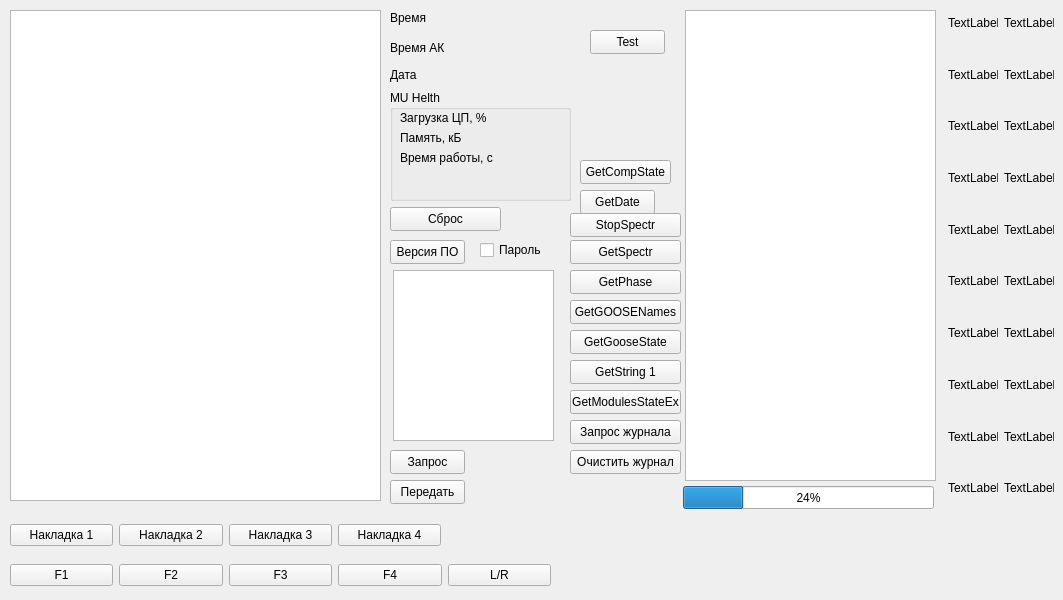
    <widget class="QWidget" name="tab_4">
     <attribute name="title">
      <string>Настройки</string>
     </attribute>
     <widget class="QTableWidget" name="SettingstableWidget">
      <property name="geometry">
       <rect>
        <x>10</x>
        <y>10</y>
        <width>371</width>
        <height>491</height>
       </rect>
      </property>
     </widget>
     <widget class="QPushButton" name="pushButton_2">
      <property name="geometry">
       <rect>
        <x>390</x>
        <y>450</y>
        <width>75</width>
        <height>24</height>
       </rect>
      </property>
      <property name="text">
       <string>Запрос</string>
      </property>
     </widget>
     <widget class="QPushButton" name="pushButton_5">
      <property name="geometry">
       <rect>
        <x>390</x>
        <y>480</y>
        <width>75</width>
        <height>24</height>
       </rect>
      </property>
      <property name="text">
       <string>Передать</string>
      </property>
     </widget>
     <widget class="QLabel" name="time_label">
      <property name="geometry">
       <rect>
        <x>390</x>
        <y>10</y>
        <width>200</width>
        <height>16</height>
       </rect>
      </property>
      <property name="text">
       <string>Время</string>
      </property>
     </widget>
     <widget class="QLabel" name="date_label">
      <property name="geometry">
       <rect>
        <x>390</x>
        <y>67</y>
        <width>200</width>
        <height>16</height>
       </rect>
      </property>
      <property name="text">
       <string>Дата</string>
      </property>
     </widget>
     <widget class="QLabel" name="ak_time_label">
      <property name="geometry">
       <rect>
        <x>390</x>
        <y>40</y>
        <width>200</width>
        <height>16</height>
       </rect>
      </property>
      <property name="text">
       <string>Время АК </string>
      </property>
     </widget>
     <widget class="QCheckBox" name="checkBox">
      <property name="geometry">
       <rect>
        <x>480</x>
        <y>240</y>
        <width>76</width>
        <height>20</height>
       </rect>
      </property>
      <property name="text">
       <string>Пароль</string>
      </property>
     </widget>
     <widget class="QPushButton" name="pushButton_6">
      <property name="geometry">
       <rect>
        <x>570</x>
        <y>450</y>
        <width>111</width>
        <height>24</height>
       </rect>
      </property>
      <property name="text">
       <string>Очистить журнал</string>
      </property>
     </widget>
     <widget class="QListWidget" name="LOGlistWidget">
      <property name="geometry">
       <rect>
        <x>685</x>
        <y>10</y>
        <width>251</width>
        <height>471</height>
       </rect>
      </property>
     </widget>
     <widget class="QPushButton" name="pushButton_7">
      <property name="geometry">
       <rect>
        <x>570</x>
        <y>420</y>
        <width>111</width>
        <height>24</height>
       </rect>
      </property>
      <property name="text">
       <string>Запрос журнала</string>
      </property>
     </widget>
     <widget class="QPushButton" name="pushButton_8">
      <property name="geometry">
       <rect>
        <x>390</x>
        <y>240</y>
        <width>75</width>
        <height>24</height>
       </rect>
      </property>
      <property name="text">
       <string>Версия ПО</string>
      </property>
     </widget>
     <widget class="QListWidget" name="FWlistWidget">
      <property name="geometry">
       <rect>
        <x>393</x>
        <y>270</y>
        <width>161</width>
        <height>171</height>
       </rect>
      </property>
     </widget>
     <widget class="QWidget" name="formLayoutWidget_2">
      <property name="geometry">
       <rect>
        <x>948</x>
        <y>0</y>
        <width>106</width>
        <height>511</height>
       </rect>
      </property>
      <layout class="QGridLayout" name="gridLayout_3">
       <item row="0" column="0">
        <widget class="QLabel" name="LED_Maniplabel">
         <property name="text">
          <string>TextLabel</string>
         </property>
         <property name="scaledContents">
          <bool>true</bool>
         </property>
        </widget>
       </item>
       <item row="0" column="1">
        <widget class="QLabel" name="LED_5Vlabel">
         <property name="text">
          <string>TextLabel</string>
         </property>
         <property name="scaledContents">
          <bool>true</bool>
         </property>
        </widget>
       </item>
       <item row="1" column="0">
        <widget class="QLabel" name="LED_Ostanovlabel">
         <property name="text">
          <string>TextLabel</string>
         </property>
         <property name="scaledContents">
          <bool>true</bool>
         </property>
        </widget>
       </item>
       <item row="1" column="1">
        <widget class="QLabel" name="LED_24Vlabel">
         <property name="text">
          <string>TextLabel</string>
         </property>
         <property name="scaledContents">
          <bool>true</bool>
         </property>
        </widget>
       </item>
       <item row="2" column="0">
        <widget class="QLabel" name="LED_PuskPRDlabel">
         <property name="text">
          <string>TextLabel</string>
         </property>
         <property name="scaledContents">
          <bool>true</bool>
         </property>
        </widget>
       </item>
       <item row="2" column="1">
        <widget class="QLabel" name="LED_PuskUMlabel">
         <property name="text">
          <string>TextLabel</string>
         </property>
         <property name="scaledContents">
          <bool>true</bool>
         </property>
        </widget>
       </item>
       <item row="3" column="0">
        <widget class="QLabel" name="LED_PuskRZlabel">
         <property name="text">
          <string>TextLabel</string>
         </property>
         <property name="scaledContents">
          <bool>true</bool>
         </property>
        </widget>
       </item>
       <item row="3" column="1">
        <widget class="QLabel" name="LED_PRMlabel">
         <property name="text">
          <string>TextLabel</string>
         </property>
         <property name="scaledContents">
          <bool>true</bool>
         </property>
        </widget>
       </item>
       <item row="4" column="0">
        <widget class="QLabel" name="LED_PUSKDFZlabel">
         <property name="text">
          <string>TextLabel</string>
         </property>
         <property name="scaledContents">
          <bool>true</bool>
         </property>
        </widget>
       </item>
       <item row="4" column="1">
        <widget class="QLabel" name="LED_AKlabel">
         <property name="text">
          <string>TextLabel</string>
         </property>
         <property name="scaledContents">
          <bool>true</bool>
         </property>
        </widget>
       </item>
       <item row="5" column="0">
        <widget class="QLabel" name="LED_WorkDFZlabel">
         <property name="text">
          <string>TextLabel</string>
         </property>
         <property name="scaledContents">
          <bool>true</bool>
         </property>
        </widget>
       </item>
       <item row="5" column="1">
        <widget class="QLabel" name="LED_VvodDFZlabel">
         <property name="text">
          <string>TextLabel</string>
         </property>
         <property name="scaledContents">
          <bool>true</bool>
         </property>
        </widget>
       </item>
       <item row="6" column="0">
        <widget class="QLabel" name="LED_WorkRZlabel">
         <property name="text">
          <string>TextLabel</string>
         </property>
         <property name="scaledContents">
          <bool>true</bool>
         </property>
        </widget>
       </item>
       <item row="6" column="1">
        <widget class="QLabel" name="LED_VvodRZlabel">
         <property name="text">
          <string>TextLabel</string>
         </property>
         <property name="scaledContents">
          <bool>true</bool>
         </property>
        </widget>
       </item>
       <item row="7" column="0">
        <widget class="QLabel" name="LED_WorkKAlabel">
         <property name="text">
          <string>TextLabel</string>
         </property>
         <property name="scaledContents">
          <bool>true</bool>
         </property>
        </widget>
       </item>
       <item row="7" column="1">
        <widget class="QLabel" name="LED_VvodKAlabel">
         <property name="text">
          <string>TextLabel</string>
         </property>
         <property name="scaledContents">
          <bool>true</bool>
         </property>
        </widget>
       </item>
       <item row="8" column="0">
        <widget class="QLabel" name="LED_UROVlabel">
         <property name="text">
          <string>TextLabel</string>
         </property>
         <property name="scaledContents">
          <bool>true</bool>
         </property>
        </widget>
       </item>
       <item row="8" column="1">
        <widget class="QLabel" name="LED_Preduprlabel">
         <property name="text">
          <string>TextLabel</string>
         </property>
         <property name="scaledContents">
          <bool>true</bool>
         </property>
        </widget>
       </item>
       <item row="9" column="0">
        <widget class="QLabel" name="LED_BlockPRDlabel">
         <property name="text">
          <string>TextLabel</string>
         </property>
         <property name="scaledContents">
          <bool>true</bool>
         </property>
        </widget>
       </item>
       <item row="9" column="1">
        <widget class="QLabel" name="LED_Avarlabel">
         <property name="text">
          <string>TextLabel</string>
         </property>
         <property name="scaledContents">
          <bool>true</bool>
         </property>
        </widget>
       </item>
      </layout>
     </widget>
     <widget class="QProgressBar" name="LogReadprogressBar">
      <property name="geometry">
       <rect>
        <x>683</x>
        <y>486</y>
        <width>251</width>
        <height>23</height>
       </rect>
      </property>
      <property name="value">
       <number>24</number>
      </property>
     </widget>
     <widget class="QPushButton" name="pushButton_11">
      <property name="geometry">
       <rect>
        <x>390</x>
        <y>207</y>
        <width>111</width>
        <height>24</height>
       </rect>
      </property>
      <property name="text">
       <string>Сброс</string>
      </property>
     </widget>
     <widget class="QGroupBox" name="MUHelth_groupBox">
      <property name="geometry">
       <rect>
        <x>390</x>
        <y>90</y>
        <width>181</width>
        <height>111</height>
       </rect>
      </property>
      <property name="title">
       <string>MU Helth</string>
      </property>
      <widget class="QLabel" name="CPLoadlabel">
       <property name="geometry">
        <rect>
         <x>10</x>
         <y>20</y>
         <width>151</width>
         <height>16</height>
        </rect>
       </property>
       <property name="text">
        <string>Загрузка ЦП, %</string>
       </property>
      </widget>
      <widget class="QLabel" name="MemMUlabel">
       <property name="geometry">
        <rect>
         <x>10</x>
         <y>40</y>
         <width>141</width>
         <height>16</height>
        </rect>
       </property>
       <property name="text">
        <string>Память, кБ</string>
       </property>
      </widget>
      <widget class="QLabel" name="OnTimeMUlabel">
       <property name="geometry">
        <rect>
         <x>10</x>
         <y>60</y>
         <width>131</width>
         <height>16</height>
        </rect>
       </property>
       <property name="text">
        <string>Время работы, с</string>
       </property>
      </widget>
     </widget>
     <widget class="QPushButton" name="pushButton_18">
      <property name="geometry">
       <rect>
        <x>570</x>
        <y>390</y>
        <width>111</width>
        <height>24</height>
       </rect>
      </property>
      <property name="text">
       <string>GetModulesStateEx</string>
      </property>
     </widget>
     <widget class="QPushButton" name="pushButton_19">
      <property name="geometry">
       <rect>
        <x>570</x>
        <y>360</y>
        <width>111</width>
        <height>24</height>
       </rect>
      </property>
      <property name="text">
       <string>GetString 1</string>
      </property>
     </widget>
     <widget class="QPushButton" name="pushButton_20">
      <property name="geometry">
       <rect>
        <x>570</x>
        <y>330</y>
        <width>111</width>
        <height>24</height>
       </rect>
      </property>
      <property name="text">
       <string>GetGooseState</string>
      </property>
     </widget>
     <widget class="QPushButton" name="pushButton_21">
      <property name="geometry">
       <rect>
        <x>570</x>
        <y>300</y>
        <width>111</width>
        <height>24</height>
       </rect>
      </property>
      <property name="text">
       <string>GetGOOSENames</string>
      </property>
     </widget>
     <widget class="QPushButton" name="pushButton_22">
      <property name="geometry">
       <rect>
        <x>590</x>
        <y>30</y>
        <width>75</width>
        <height>24</height>
       </rect>
      </property>
      <property name="text">
       <string>Test</string>
      </property>
     </widget>
     <widget class="QPushButton" name="pushButton_23">
      <property name="geometry">
       <rect>
        <x>570</x>
        <y>270</y>
        <width>111</width>
        <height>24</height>
       </rect>
      </property>
      <property name="text">
       <string>GetPhase</string>
      </property>
     </widget>
     <widget class="QPushButton" name="pushButton_24">
      <property name="geometry">
       <rect>
        <x>570</x>
        <y>240</y>
        <width>111</width>
        <height>24</height>
       </rect>
      </property>
      <property name="text">
       <string>GetSpectr</string>
      </property>
     </widget>
     <widget class="QPushButton" name="pushButton_25">
      <property name="geometry">
       <rect>
        <x>570</x>
        <y>213</y>
        <width>111</width>
        <height>24</height>
       </rect>
      </property>
      <property name="text">
       <string>StopSpectr</string>
      </property>
     </widget>
     <widget class="QPushButton" name="pushButton_26">
      <property name="geometry">
       <rect>
        <x>580</x>
        <y>190</y>
        <width>75</width>
        <height>24</height>
       </rect>
      </property>
      <property name="text">
       <string>GetDate</string>
      </property>
     </widget>
     <widget class="QPushButton" name="pushButton_29">
      <property name="geometry">
       <rect>
        <x>580</x>
        <y>160</y>
        <width>91</width>
        <height>24</height>
       </rect>
      </property>
      <property name="text">
       <string>GetCompState</string>
      </property>
     </widget>
     <widget class="QWidget" name="horizontalLayoutWidget_10">
      <property name="geometry">
       <rect>
        <x>10</x>
        <y>520</y>
        <width>431</width>
        <height>31</height>
       </rect>
      </property>
      <layout class="QHBoxLayout" name="horizontalLayout_9">
       <item>
        <widget class="QPushButton" name="VN1pushButton">
         <property name="text">
          <string>Накладка 1</string>
         </property>
        </widget>
       </item>
       <item>
        <widget class="QPushButton" name="VN2pushButton">
         <property name="text">
          <string>Накладка 2</string>
         </property>
        </widget>
       </item>
       <item>
        <widget class="QPushButton" name="VN3pushButton">
         <property name="text">
          <string>Накладка 3</string>
         </property>
        </widget>
       </item>
       <item>
        <widget class="QPushButton" name="VN4pushButton">
         <property name="text">
          <string>Накладка 4</string>
         </property>
        </widget>
       </item>
      </layout>
     </widget>
     <widget class="QWidget" name="horizontalLayoutWidget_11">
      <property name="geometry">
       <rect>
        <x>10</x>
        <y>560</y>
        <width>541</width>
        <height>31</height>
       </rect>
      </property>
      <layout class="QHBoxLayout" name="horizontalLayout_11">
       <item>
        <widget class="QPushButton" name="F1pushButton">
         <property name="text">
          <string>F1</string>
         </property>
        </widget>
       </item>
       <item>
        <widget class="QPushButton" name="F2pushButton">
         <property name="text">
          <string>F2</string>
         </property>
        </widget>
       </item>
       <item>
        <widget class="QPushButton" name="F3pushButton">
         <property name="text">
          <string>F3</string>
         </property>
        </widget>
       </item>
       <item>
        <widget class="QPushButton" name="F4pushButton">
         <property name="text">
          <string>F4</string>
         </property>
        </widget>
       </item>
       <item>
        <widget class="QPushButton" name="LRpushButton">
         <property name="text">
          <string>L/R</string>
         </property>
        </widget>
       </item>
      </layout>
     </widget>
    </widget>
